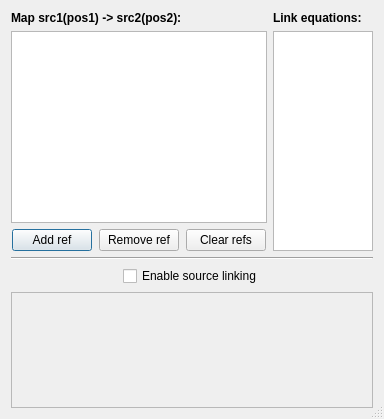
<?xml version="1.0" encoding="UTF-8"?>
<ui version="4.0">
 <class>ReferencesDialog</class>
 <widget class="QDialog" name="ReferencesDialog">
  <property name="geometry">
   <rect>
    <x>0</x>
    <y>0</y>
    <width>384</width>
    <height>419</height>
   </rect>
  </property>
  <property name="windowTitle">
   <string>Edit relations between data sources</string>
  </property>
  <property name="sizeGripEnabled">
   <bool>true</bool>
  </property>
  <layout class="QVBoxLayout" name="verticalLayout_4">
   <item>
    <layout class="QHBoxLayout" name="horizontalLayout">
     <item>
      <layout class="QVBoxLayout" name="verticalLayout">
       <item>
        <widget class="QLabel" name="label_2">
         <property name="font">
          <font>
           <weight>75</weight>
           <bold>true</bold>
          </font>
         </property>
         <property name="text">
          <string>Map src1(pos1) -&gt; src2(pos2):</string>
         </property>
        </widget>
       </item>
       <item>
        <widget class="QListWidget" name="listWidget"/>
       </item>
       <item>
        <layout class="QHBoxLayout" name="horizontalLayout_2">
         <item>
          <spacer name="horizontalSpacer">
           <property name="orientation">
            <enum>Qt::Horizontal</enum>
           </property>
           <property name="sizeHint" stdset="0">
            <size>
             <width>40</width>
             <height>20</height>
            </size>
           </property>
          </spacer>
         </item>
         <item>
          <widget class="QPushButton" name="pushButton_Add">
           <property name="text">
            <string>Add ref</string>
           </property>
          </widget>
         </item>
         <item>
          <spacer name="horizontalSpacer_3">
           <property name="orientation">
            <enum>Qt::Horizontal</enum>
           </property>
           <property name="sizeHint" stdset="0">
            <size>
             <width>40</width>
             <height>20</height>
            </size>
           </property>
          </spacer>
         </item>
         <item>
          <widget class="QPushButton" name="pushButton_Remove">
           <property name="text">
            <string>Remove ref</string>
           </property>
          </widget>
         </item>
         <item>
          <spacer name="horizontalSpacer_6">
           <property name="orientation">
            <enum>Qt::Horizontal</enum>
           </property>
           <property name="sizeHint" stdset="0">
            <size>
             <width>40</width>
             <height>20</height>
            </size>
           </property>
          </spacer>
         </item>
         <item>
          <widget class="QPushButton" name="pushButton_Clear">
           <property name="text">
            <string>Clear refs</string>
           </property>
          </widget>
         </item>
         <item>
          <spacer name="horizontalSpacer_2">
           <property name="orientation">
            <enum>Qt::Horizontal</enum>
           </property>
           <property name="sizeHint" stdset="0">
            <size>
             <width>40</width>
             <height>20</height>
            </size>
           </property>
          </spacer>
         </item>
        </layout>
       </item>
      </layout>
     </item>
     <item>
      <layout class="QVBoxLayout" name="verticalLayout_3">
       <item>
        <widget class="QLabel" name="label">
         <property name="font">
          <font>
           <weight>75</weight>
           <bold>true</bold>
          </font>
         </property>
         <property name="text">
          <string>Link equations:</string>
         </property>
        </widget>
       </item>
       <item>
        <widget class="QListWidget" name="listWidget_Equations">
         <property name="modelColumn">
          <number>0</number>
         </property>
        </widget>
       </item>
      </layout>
     </item>
    </layout>
   </item>
   <item>
    <widget class="Line" name="line">
     <property name="orientation">
      <enum>Qt::Horizontal</enum>
     </property>
    </widget>
   </item>
   <item>
    <layout class="QVBoxLayout" name="verticalLayout_2">
     <item>
      <layout class="QHBoxLayout" name="v_2">
       <item>
        <spacer name="horizontalSpacer_4">
         <property name="orientation">
          <enum>Qt::Horizontal</enum>
         </property>
         <property name="sizeHint" stdset="0">
          <size>
           <width>0</width>
           <height>0</height>
          </size>
         </property>
        </spacer>
       </item>
       <item>
        <widget class="QCheckBox" name="checkBox_EnableSignalLinking">
         <property name="text">
          <string>Enable source linking</string>
         </property>
        </widget>
       </item>
       <item>
        <spacer name="horizontalSpacer_5">
         <property name="orientation">
          <enum>Qt::Horizontal</enum>
         </property>
         <property name="sizeHint" stdset="0">
          <size>
           <width>0</width>
           <height>0</height>
          </size>
         </property>
        </spacer>
       </item>
      </layout>
     </item>
     <item>
      <widget class="QFrame" name="LinkUIFrame">
       <property name="sizePolicy">
        <sizepolicy hsizetype="MinimumExpanding" vsizetype="MinimumExpanding">
         <horstretch>0</horstretch>
         <verstretch>0</verstretch>
        </sizepolicy>
       </property>
       <property name="frameShape">
        <enum>QFrame::StyledPanel</enum>
       </property>
       <property name="frameShadow">
        <enum>QFrame::Raised</enum>
       </property>
      </widget>
     </item>
    </layout>
   </item>
  </layout>
 </widget>
 <resources/>
 <connections/>
</ui>
